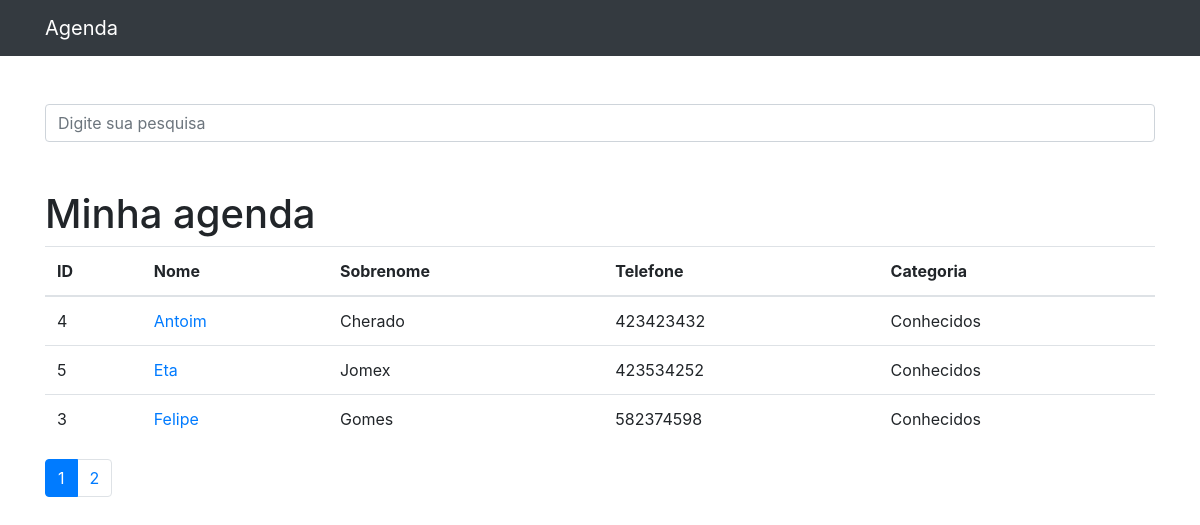
The page / on the database its author committed.
### contatos/models.py (models this page shows, shortened)
class Contato(models.Model):
    nome = models.CharField(max_length=255)
    sobrenome = models.CharField(max_length=255, blank=True)
    telefone = models.CharField(max_length=255)
    email = models.CharField(max_length=255, blank=True)
    data_criacao = models.DateTimeField(default=timezone.now)
    descricao = models.TextField(blank=True)
    categoria = models.ForeignKey(Categoria, on_delete=models.DO_NOTHING)
    mostrar = models.BooleanField(default=True)
    foto = models.ImageField(blank=True, upload_to='fotos/%Y/%m/')

class Categoria(models.Model):
    nome = models.CharField(max_length=255)
    def __str__(self):
        return self.nome

### contatos/views.py (the view)
# urls.py: path('', views.index, name="index"),
def index(request):
    contatos = Contato.objects.order_by('nome').filter(
        mostrar=True
    )
    paginator = Paginator(contatos, 3)
    page = request.GET.get('p')
    contatos = paginator.get_page(page)
    return render(request, 'contatos/index.html', {
        'contatos': contatos
    })

### contatos/templates/contatos/index.html
{% extends 'base.html' %}
{%block conteudo%}
<h1 class="mt-5">Minha agenda</h1>
    <table class="table">
      <thead>
        <tr>
          <th>ID</th>
          <th>Nome</th>
          <th>Sobrenome</th>
          <th>Telefone</th>
          <th>Categoria</th>
        </tr>
      </thead>
      <tbody>
        {% for contato in contatos %}
          <tr>
            <td>{{ contato.id }}</td>
            <td>
              <a href="{% url 'ver_contato' contato.id %}">{{ contato.nome }}</a>
            </td>
            <td>{{ contato.sobrenome }}</td>
            <td>{{ contato.telefone }}</td>
            <td>{{ contato.categoria }}</td>
          </tr>
        {% endfor %}
      </tbody>
    </table>
<nav aria-label="Page navigation example">
  <ul class="pagination">
    {% for pagina in contatos.paginator.page_range %}
      {% if contatos.number == pagina %}
      <li class="page-item active">
        <a class="page-link" href="?p={{ pagina }}&termo={{ request.GET.termo }}">{{ pagina }}</a>
      </li>
      {% else %}
      <li class="page-item">
        <a class="page-link" href="?p={{ pagina }}&termo={{ request.GET.termo }}">{{ pagina }}</a>
      </li>
      {% endif %}
    {% endfor %}
  </ul>
</nav>
{%endblock%}

### rows shown on the page
Contato: id "4", nome "Antoim", sobrenome "Cherado", telefone "423423432", categoria "Conhecidos"
Contato: id "5", nome "Eta", sobrenome "Jomex", telefone "423534252", categoria "Conhecidos"
Contato: id "3", nome "Felipe", sobrenome "Gomes", telefone "582374598", categoria "Conhecidos"

### other values the page prints
{{ pagina }} "1"
{{ pagina }} "2"
